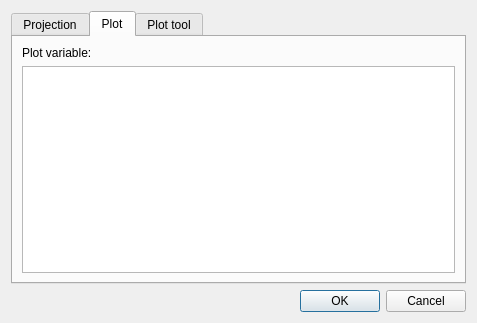
<?xml version="1.0" encoding="UTF-8"?>
<ui version="4.0">
 <class>Dialog</class>
 <widget class="QDialog" name="Dialog">
  <property name="geometry">
   <rect>
    <x>0</x>
    <y>0</y>
    <width>477</width>
    <height>323</height>
   </rect>
  </property>
  <property name="maximumSize">
   <size>
    <width>1000</width>
    <height>1000</height>
   </size>
  </property>
  <property name="windowTitle">
   <string>General settings</string>
  </property>
  <property name="locale">
   <locale language="English" country="UnitedKingdom"/>
  </property>
  <layout class="QVBoxLayout" name="verticalLayout">
   <item>
    <widget class="QTabWidget" name="OPTIONTABS">
     <property name="currentIndex">
      <number>1</number>
     </property>
     <widget class="QWidget" name="projectionTab">
      <attribute name="title">
       <string>Projection</string>
      </attribute>
      <layout class="QVBoxLayout" name="verticalLayout_2">
       <item>
        <widget class="QgsProjectionSelectionWidget" name="CRS_SEL"/>
       </item>
       <item>
        <spacer name="verticalSpacer_2">
         <property name="orientation">
          <enum>Qt::Vertical</enum>
         </property>
         <property name="sizeHint" stdset="0">
          <size>
           <width>20</width>
           <height>40</height>
          </size>
         </property>
        </spacer>
       </item>
      </layout>
     </widget>
     <widget class="QWidget" name="plotTab">
      <attribute name="title">
       <string>Plot</string>
      </attribute>
      <layout class="QVBoxLayout" name="verticalLayout_3">
       <item>
        <widget class="QLabel" name="PLOTVAR_LBL">
         <property name="text">
          <string>Plot variable:</string>
         </property>
        </widget>
       </item>
       <item>
        <widget class="QListWidget" name="PLOTVAR_LB"/>
       </item>
      </layout>
     </widget>
     <widget class="QWidget" name="tab">
      <attribute name="title">
       <string>Plot tool</string>
      </attribute>
      <layout class="QGridLayout" name="gridLayout">
       <item row="0" column="0">
        <widget class="QLabel" name="BUFDIST_LBL">
         <property name="text">
          <string>Buffer distance:</string>
         </property>
        </widget>
       </item>
       <item row="0" column="1">
        <widget class="QLineEdit" name="BUFDIST_LE"/>
       </item>
       <item row="1" column="0">
        <widget class="QLabel" name="NUMSEG_LBL">
         <property name="text">
          <string>Buffer segments:</string>
         </property>
        </widget>
       </item>
       <item row="1" column="1">
        <widget class="QLineEdit" name="NUMSEG_LE"/>
       </item>
       <item row="2" column="1">
        <spacer name="verticalSpacer">
         <property name="orientation">
          <enum>Qt::Vertical</enum>
         </property>
         <property name="sizeHint" stdset="0">
          <size>
           <width>20</width>
           <height>177</height>
          </size>
         </property>
        </spacer>
       </item>
      </layout>
     </widget>
    </widget>
   </item>
   <item>
    <widget class="QDialogButtonBox" name="buttonBox">
     <property name="orientation">
      <enum>Qt::Horizontal</enum>
     </property>
     <property name="standardButtons">
      <set>QDialogButtonBox::Cancel|QDialogButtonBox::Ok</set>
     </property>
    </widget>
   </item>
  </layout>
 </widget>
 <customwidgets>
  <customwidget>
   <class>QgsProjectionSelectionWidget</class>
   <extends>QWidget</extends>
   <header>qgsprojectionselectionwidget.h</header>
  </customwidget>
 </customwidgets>
 <resources/>
 <connections/>
</ui>
